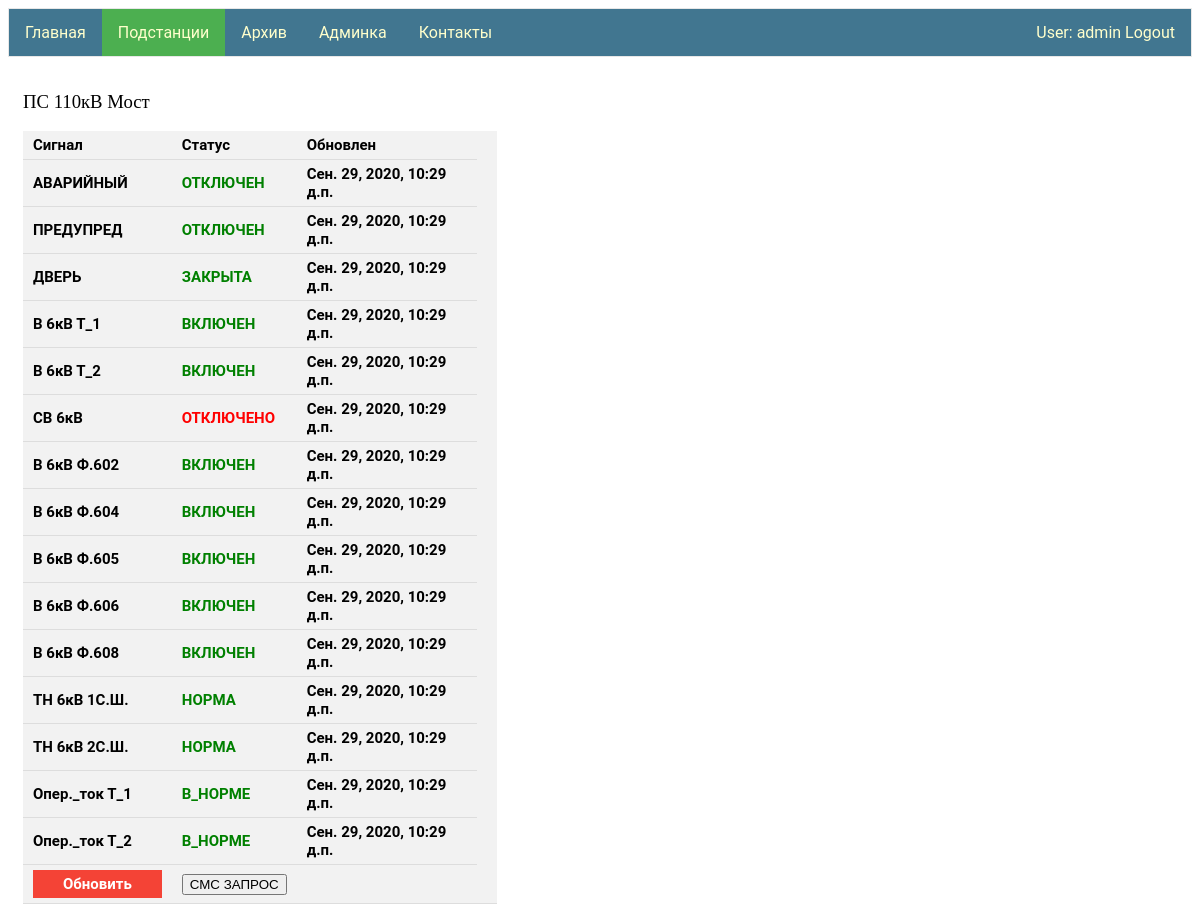
Page /ps/ПС 110кВ Мост/ (signed in) on the earlier database version.
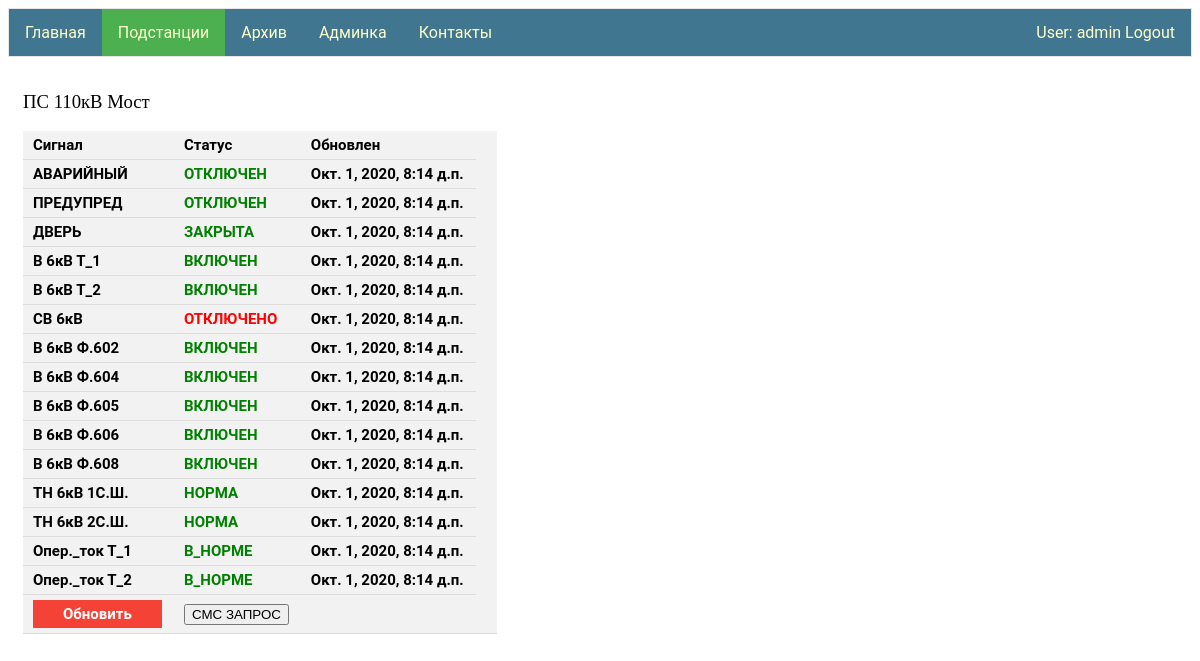
Same page on the later database version.
### signal_PS/models.py (models this page shows)
class Signal(models.Model):
    type = models.ForeignKey(Signal_type, on_delete=models.CASCADE)
    voltage = models.ForeignKey(Voltage,null=True,blank=True, on_delete=models.SET_NULL)
    name = models.CharField(max_length=50,blank=True)
    status = models.ForeignKey(Signal_status, on_delete=models.CASCADE)
    ps = models.ForeignKey(Ps, on_delete=models.CASCADE)
    date_up = models.DateTimeField()

class Signal_type(models.Model):
    type = models.CharField(max_length=12, primary_key=True)
    inversion = models.BooleanField()

class Signal_status(models.Model):
    status = models.CharField(max_length=30, primary_key=True)
    boolean_status = models.BooleanField()

class Voltage(models.Model):
    value = models.CharField(max_length=10, primary_key=True)

### signal_PS/views.py (the view)
# urls.py: path('<str:name_ps>/', views.views_ps),
@login_required
def views_ps(request, name_ps):
    print(name_ps)
    signals = Signal.objects.filter(ps=name_ps)  # переделать
    sms_request = SmsRequest()
    status = ""
    if request.method == "POST":
        number_ps = Ps.objects.get(name=name_ps).tel_number  # переделать
        sms_request.set_send_status(number_ps)
        status = ">>> отправлено"
    data = {"signals": signals, "name": name_ps, "status": status}
    return render(request, "PS.html", context=data)

### signal_PS/templates/PS.html (shortened to what this page needs)
{% extends "base.html" %}
{% block li2 %}<a class="active" href="/ps">Подстанции</a>{% endblock li2 %}
{% block logic1 %}
<div class="column">
    <h3 style="font-family:verdana;"> {{name}} </h3>
 {% if signals.count > 0 %}
    <table >
      <tr><th>Сигнал</th><th>Статус</th><th>Обновлен</th></tr>
        {% for  signal in signals %}
            <tr><th>{{ signal.type.type }} {{ signal.voltage.value }} {{ signal.name }} </th>
                {% if signal.type.inversion == signal.status.boolean_status %}
                <th style="color:Red;">{{ signal.status.status }}</th>
                {% else %}
                <th style="color:Green;">{{ signal.status.status }}</th>
                {% endif %}
            <th> {{ signal.date_up }} </th></tr>
        {% endfor %}
    <tr><th><a id="para1" href="/ps/{{name}}">Обновить</a></th><th><form  method="POST">
        <input type="submit" value="СМС ЗАПРОС"></form></th><th style="color:MediumSeaGreen;">{{status}}</th><th><tr>
    </table>
    {% else %}
        <h3 style="font-family:verdana;"> нет данных </h3>
        <form  method="POST"><input type="submit" value="СМС ЗАПРОС"></form>
 {% endif %}
    </div>
{% endblock logic1 %}

Differences in the rows shown:
changed Signal "АВАРИЙНЫЙ": date_up "Сен. 29, 2020, 10:29 д.п." → "Окт. 1, 2020, 8:14 д.п."
changed Signal "ПРЕДУПРЕД": date_up "Сен. 29, 2020, 10:29 д.п." → "Окт. 1, 2020, 8:14 д.п."
changed Signal "ДВЕРЬ": date_up "Сен. 29, 2020, 10:29 д.п." → "Окт. 1, 2020, 8:14 д.п."
changed Signal (number 4 of 15 on the later page): date_up "Сен. 29, 2020, 10:29 д.п." → "Окт. 1, 2020, 8:14 д.п."
changed Signal (number 5 of 15 on the later page): date_up "Сен. 29, 2020, 10:29 д.п." → "Окт. 1, 2020, 8:14 д.п."
changed Signal "СВ": date_up "Сен. 29, 2020, 10:29 д.п." → "Окт. 1, 2020, 8:14 д.п."
changed Signal (number 7 of 15 on the later page): date_up "Сен. 29, 2020, 10:29 д.п." → "Окт. 1, 2020, 8:14 д.п."
changed Signal (number 8 of 15 on the later page): date_up "Сен. 29, 2020, 10:29 д.п." → "Окт. 1, 2020, 8:14 д.п."
changed Signal (number 9 of 15 on the later page): date_up "Сен. 29, 2020, 10:29 д.п." → "Окт. 1, 2020, 8:14 д.п."
changed Signal (number 10 of 15 on the later page): date_up "Сен. 29, 2020, 10:29 д.п." → "Окт. 1, 2020, 8:14 д.п."
changed Signal (number 11 of 15 on the later page): date_up "Сен. 29, 2020, 10:29 д.п." → "Окт. 1, 2020, 8:14 д.п."
changed Signal (number 12 of 15 on the later page): date_up "Сен. 29, 2020, 10:29 д.п." → "Окт. 1, 2020, 8:14 д.п."
changed Signal (number 13 of 15 on the later page): date_up "Сен. 29, 2020, 10:29 д.п." → "Окт. 1, 2020, 8:14 д.п."
changed Signal (number 14 of 15 on the later page): date_up "Сен. 29, 2020, 10:29 д.п." → "Окт. 1, 2020, 8:14 д.п."
changed Signal (number 15 of 15 on the later page): date_up "Сен. 29, 2020, 10:29 д.п." → "Окт. 1, 2020, 8:14 д.п."
